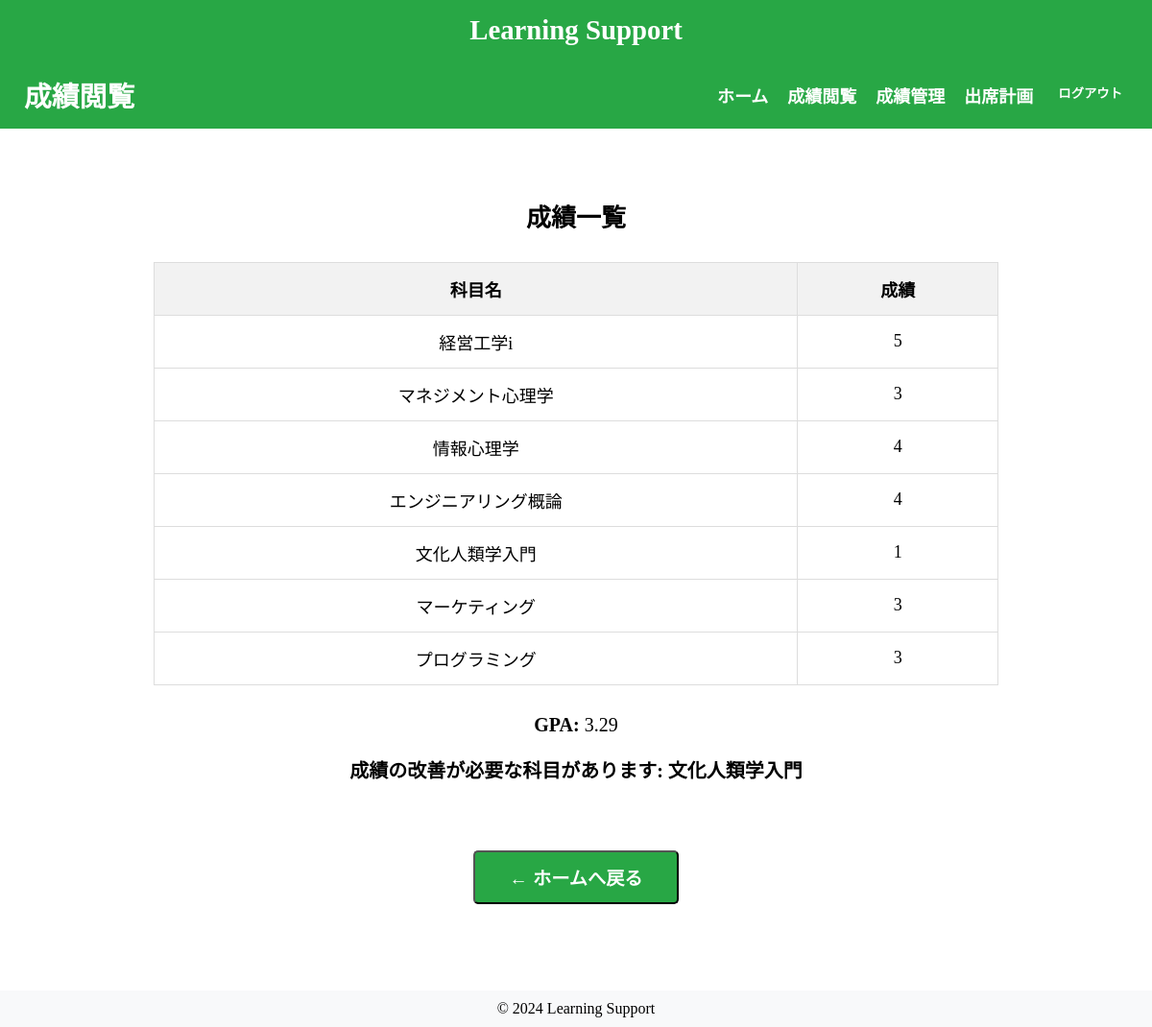
The page /core/grade_view/ (signed in) on the database as committed earlier.
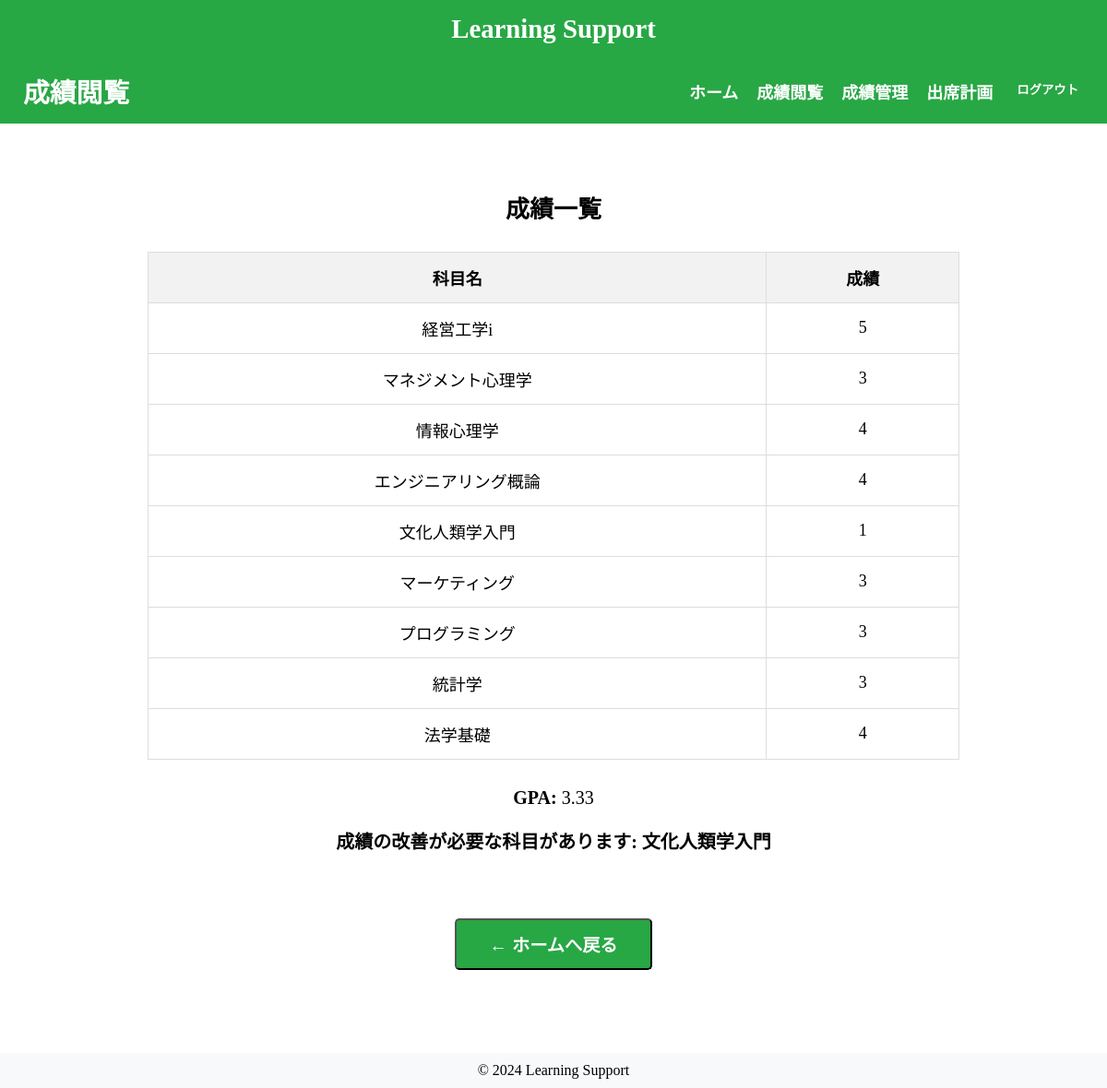
The same page on the database as committed later.
### core/models.py (models this page shows, shortened)
class Subject(models.Model):
    SUBJECT_CLASS_CHOICES = [
        ('必修', '必修'),
        ('教養', '教養'),
        ('専門', '専門'),
    ]
    DAY_CHOICES = [
        ('月', '月曜日'),
        ('火', '火曜日'),
        ('水', '水曜日'),
        ('木', '木曜日'),
        ('金', '金曜日'),
    ]
    subject_id = models.AutoField(primary_key=True)
    student = models.ForeignKey(Student, on_delete=models.CASCADE)
    subject_name = models.CharField(max_length=50)
    subject_class = models.CharField(max_length=10, choices=SUBJECT_CLASS_CHOICES)
    subject_score = models.IntegerField(null=True, blank=True)
    attend_days = models.IntegerField(default=0)
    lesson_count = models.IntegerField(null=True, blank=True)
    day_of_week = models.CharField(max_length=2, choices=DAY_CHOICES, default='月')
    date = models.CharField(max_length=10, default="月曜日")
    table = models.CharField(max_length=10, default="1限目")
    class Meta:
        constraints = [
            models.UniqueConstraint(
                fields=['student', 'subject_name'],
                name='unique_student_subject'
            )
        ]

### core/views.py (the view)
# urls.py: path('grade_view/', views.grade_view, name='grade_view'),
@never_cache
@login_required
def grade_view(request):
    host = request.get_host()
    print(f"Grade view page accessed from host: {host}")
    try:
        student = Student.objects.get(user=request.user)
    except Student.DoesNotExist:
        return render(request, 'core/error.html', {'error_message': 'Student情報が見つかりません。'})
    subjects = Subject.objects.filter(student=student)
    total_score = sum(subject.subject_score for subject in subjects)
    gpa = total_score / len(subjects) if subjects else 0
    if gpa >= 4.0:
        message = '今の成績を維持しましょう'
    elif 2.5 <= gpa < 4.0:
        low_score_subjects = subjects.filter(subject_score__lt=2)
        if low_score_subjects.exists():
            low_score_names = ', '.join([subject.subject_name for subject in low_score_subjects])
            message = f'成績の改善が必要な科目があります: {low_score_names}'
        else:
            message = '成績の改善が必要な科目があります'
    else:
        message = '履修科目を見直す必要があります'
    return render(request, 'core/grade_view.html', {
        'subjects': subjects,
        'gpa': gpa,
        'message': message
    })

### core/templates/core/grade_view.html (shortened to what this page needs)
{% extends 'base.html' %}
{% block content %}
<header style="display: flex; justify-content: space-between; align-items: center; padding: 15px 25px; background-color: #28a745; color: white; font-size: 18px;">
    <h1 style="margin: 0; font-size: 1.8rem;">成績閲覧</h1>
    <nav>
        <ul style="list-style: none; display: flex; gap: 20px; margin: 0; padding: 0; font-size: 18px;">
            <li><a href="{% url 'core:student_home' %}" style="text-decoration: none; color: white; font-weight: bold;">ホーム</a></li>
            <li><a href="{% url 'core:grade_view'%}" style="text-decoration: none; color: white; font-weight: bold;">成績閲覧</a></li>
            <li><a href="{% url 'core:manage_grades' %}" style="text-decoration: none; color: white; font-weight: bold;">成績管理</a></li>
            <li><a href="{% url 'core:attendance_plan' %}" style="text-decoration: none; color: white; font-weight: bold;">出席計画</a></li>
            <li>
                <form method="POST" action="{% url 'core:logout' %}" style="display: inline;">
                    <button type="submit" style="background: none; border: none; color: white; font-weight: bold; cursor: pointer;">ログアウト</button>
                </form>
            </li>
        </ul>
    </nav>
</header>
<div class="content-container" style="padding: 50px; background-color: white; font-size: 18px;">
    <h2 style="text-align:center; margin-bottom: 30px; font-size: 26px;">成績一覧</h2>
    <table class="styled-table" style="width:80%; margin: 0 auto; border-collapse: collapse; text-align:center; font-size: 18px;">
        <thead style="background-color: #f2f2f2; font-size: 18px;">
            <tr>
                <th style="padding:14px; border:1px solid #ddd;">科目名</th>
                <th style="padding:14px; border:1px solid #ddd;">成績</th>
            </tr>
        </thead>
        <tbody>
            {% for subject in subjects %}
            <tr>
                <td style="padding:14px; border:1px solid #ddd; font-size: 18px;">{{ subject.subject_name }}</td>
                <td style="padding:14px; border:1px solid #ddd; font-size: 18px;">{{ subject.subject_score }}</td>
            </tr>
            {% endfor %}
        </tbody>
    </table>
    <div style="text-align:center; margin-top:30px; font-size: 20px;">
        <p><strong>GPA:</strong> {{ gpa|floatformat:2 }}</p>
        {% if message %}
            <p style="font-weight:bold;">{{ message }}</p>
        {% endif %}
    </div>
    <div style="margin-top: 40px; text-align: center;">
        <form method="GET" action="{% url 'core:student_home' %}" style="display: inline-block;">
            <button type="submit" class="btn btn-secondary"
                        style="
            padding: 12px 35px;
            font-size: 1.2rem;
            background-color: #28a745;
            color: white;
            text-decoration: none;
            border-radius: 5px;
            font-weight: bold;
            display: inline-block;
            margin-top: 30px;
            ">← ホームへ戻る</button>
        </form>
    </div>
</div>
{% endblock %}

Rows that differ between the two databases and show on the page:
added Subject: subject_name "統計学", subject_score "3"
added Subject: subject_name "法学基礎", subject_score "4"
Other text that changed with them:
{{ gpa|floatformat:2 }}: "3.29" → "3.33"
